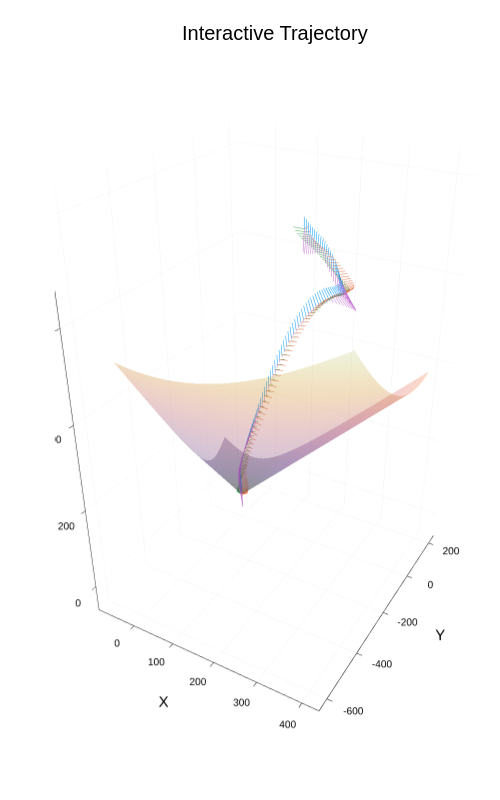

This figure's notebook cell:
### Markdown cell above
Ignore the error from the next plot

### Code cell
Xd = LinRange(x_lim[1], x_lim[2], 100)' .* ones(100)
Yd = ones(100)' .* LinRange(y_lim[1], y_lim[2], 100)
Zd = sqrt.((Xd .^ 2 + Yd .^ 2)) * tan(γ_gs_);

T_ = uc[1:3, :]
θ_ = xc[7:9, :]
#T_e = hcat([substitute(C_be, Dict([θ[1] => θ_[1, i], θ[2] => θ_[2, i], θ[3] => θ_[3, i]]))' * T_[:, i] for i in range(1, length(tc))]...)

Plots.plotlyjs()   # set the backend to Plotly

Plots.quiver(xc[1, :], xc[2, :], xc[3, :], quiver = (b_x[1, :], b_x[2, :], b_x[3, :]) .* z_max ./ 40, aspect_ratio=:equal, size = (500, 800), label = "Body X")
Plots.quiver!(xc[1, :], xc[2, :], xc[3, :], quiver = (b_y[1, :], b_y[2, :], b_y[3, :]) .* z_max ./ 40, aspect_ratio=:equal, label = "Body Y")
Plots.quiver!(xc[1, :], xc[2, :], xc[3, :], quiver = (b_z[1, :], b_z[2, :], b_z[3, :]) .* z_max ./ 40, aspect_ratio=:equal, label = "Body Z")
Plots.quiver!(xc[1, :], xc[2, :], xc[3, :], quiver = (-T_e[1, :], -T_e[2, :], -T_e[3, :]) ./ T_max_ .* z_max ./ 20, axpect_ratio=:equal, scene_aspectmode="cube", label = "Thrust", legend = :right)
Plots.surface!(Xd, Yd, Zd, aspect_ratio=:equal, colorbar = false, alpha = 0.5) # Glideslope
Plots.title!("Interactive Trajectory")
Plots.xlabel!("X")
Plots.ylabel!("Y")
Plots.zlabel!("Z")
